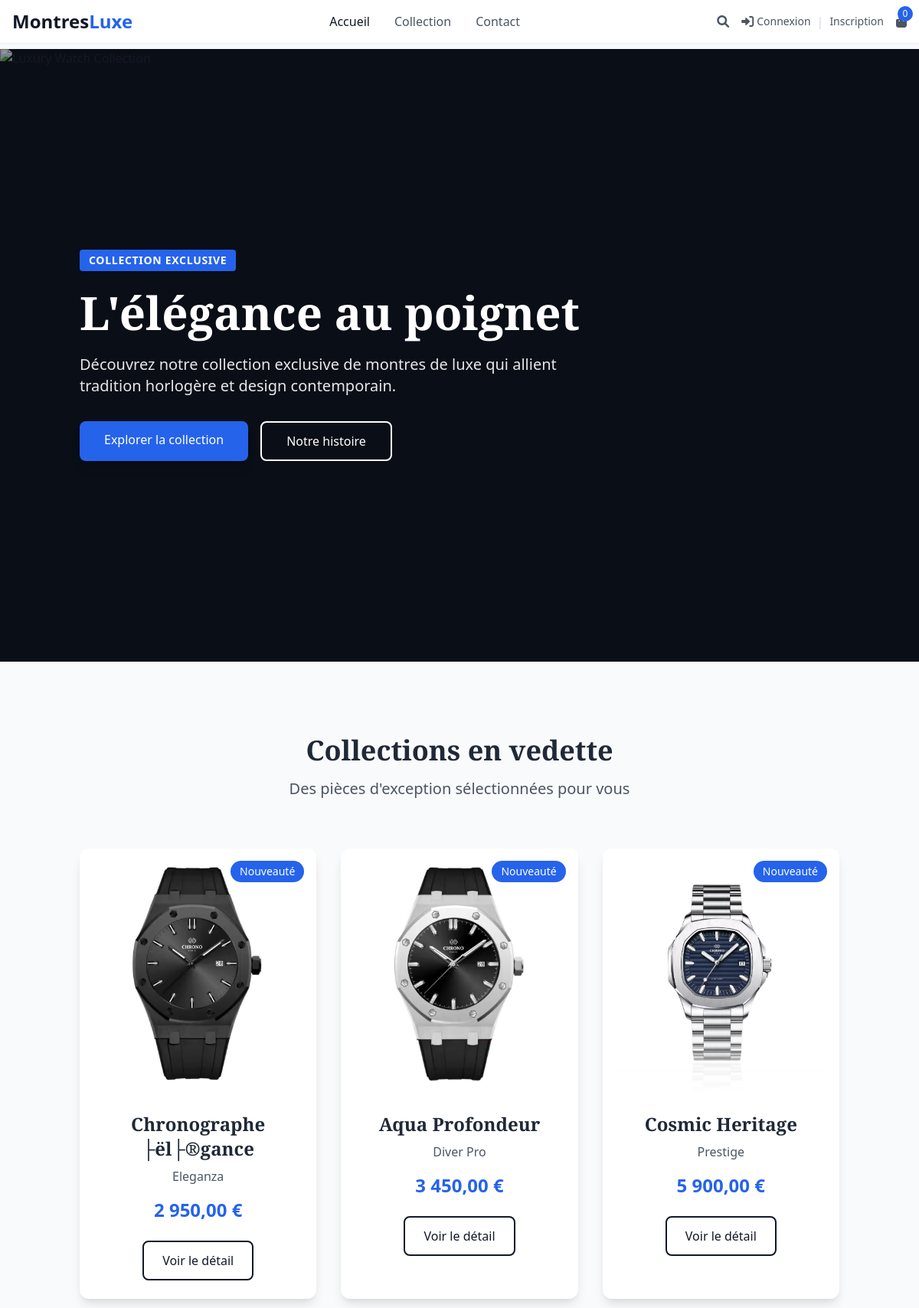
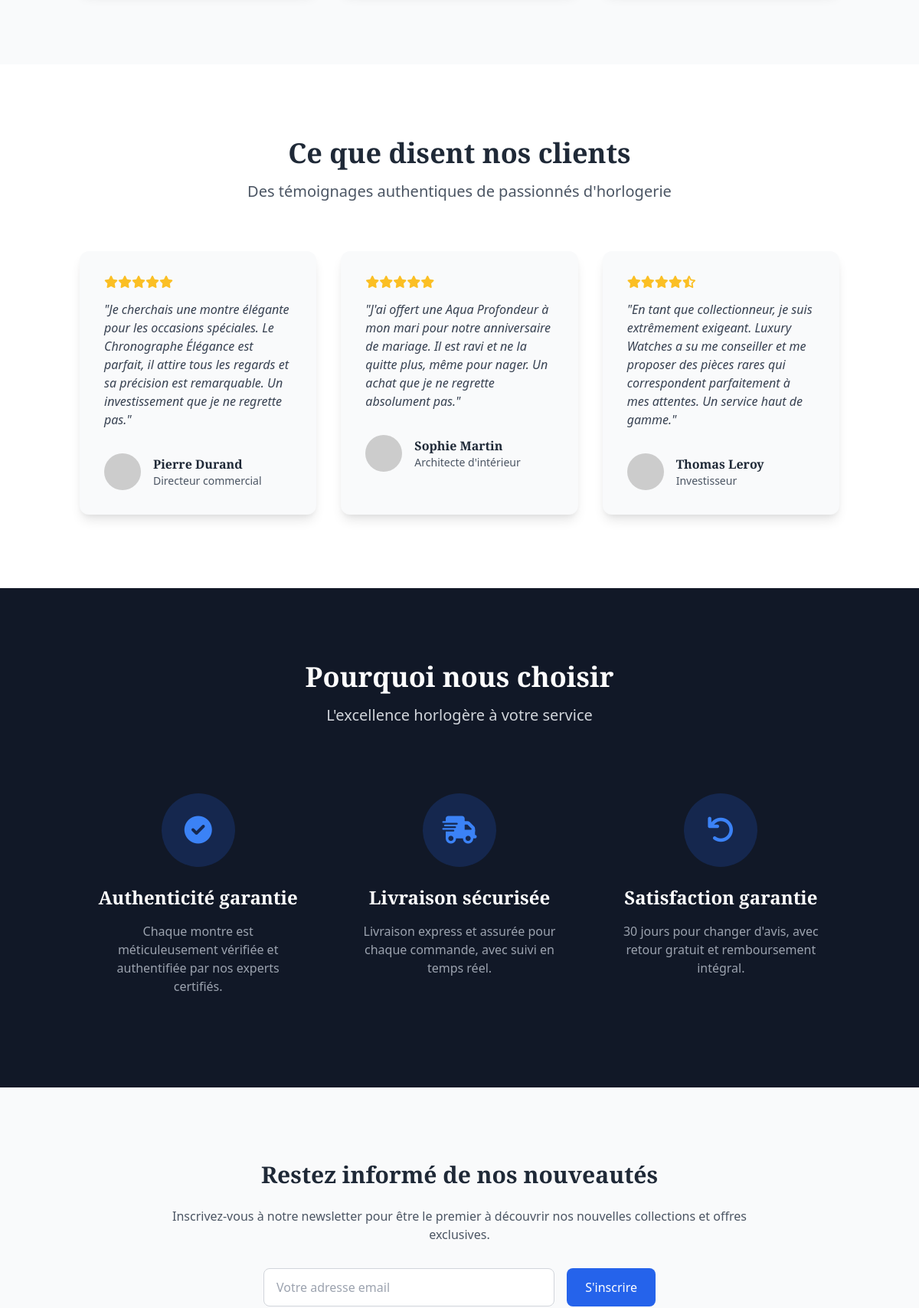
The page / (upper part) on the database its author committed (2 pictures, top to bottom).
### tables this page shows
CREATE TABLE `stock` (
  `id` int NOT NULL AUTO_INCREMENT,
  `id_item` int NOT NULL,
  `quantite` int NOT NULL DEFAULT '0',
  PRIMARY KEY (`id`),
  KEY `id_item` (`id_item`),
  CONSTRAINT `stock_ibfk_1` FOREIGN KEY (`id_item`) REFERENCES `items` (`id`) ON DELETE CASCADE
);

CREATE TABLE `items` (
  `id` int NOT NULL AUTO_INCREMENT,
  `nom` varchar(100) NOT NULL,
  `description` text NOT NULL,
  `prix` decimal(10,2) NOT NULL,
  `image` varchar(255) DEFAULT NULL,
  `date_publication` timestamp NULL DEFAULT CURRENT_TIMESTAMP,
  `marque` varchar(100) DEFAULT NULL,
  `categorie` varchar(100) DEFAULT NULL,
  `caracteristiques` text,
  PRIMARY KEY (`id`)
);

### index.php (the view, shortened to what this page needs)
<!DOCTYPE html>
<html lang="fr">
<head>
    <link href="https://cdnjs.cloudflare.com/ajax/libs/tailwindcss/2.2.19/tailwind.min.css" rel="stylesheet">
    <link rel="stylesheet" href="https://cdnjs.cloudflare.com/ajax/libs/font-awesome/6.4.0/css/all.min.css">
</head>
<body class="antialiased text-gray-800">
    <?php include 'includes/header.php'; ?>
    <section class="relative bg-gray-900">
        <div class="relative h-screen max-h-[800px] overflow-hidden">
            <img src="https://images.unsplash.com/photo-1587836374828-4dbafa94cf0e?ixlib=rb-1.2.1&auto=format&fit=crop&w=1950&q=80"
                 class="absolute inset-0 w-full h-full object-cover object-center" alt="Luxury Watch Collection">
            <div class="absolute inset-0 hero-overlay"></div>
            <div class="container mx-auto px-4 h-full flex items-center relative z-1">
                <div class="max-w-2xl">
                    <span class="inline-block px-3 py-1 bg-blue-600 text-white text-sm font-semibold tracking-wider uppercase mb-6 rounded">Collection Exclusive</span>
                    <h1 class="text-5xl md:text-6xl font-bold text-white leading-tight mb-6">L'élégance au poignet</h1>
                    <p class="text-xl text-white opacity-90 mb-8">Découvrez notre collection exclusive de montres de luxe qui allient tradition horlogère et design contemporain.</p>
                    <div class="flex flex-wrap gap-4">
                        <a href="catalog.php" class="px-8 py-3 bg-blue-600 text-white font-medium rounded-lg hover:bg-blue-700 transition shadow-lg">
                            Explorer la collection
                        </a>
                        <a href="about.php" class="px-8 py-3 bg-transparent border-2 border-white text-white font-medium rounded-lg hover:bg-white hover:text-gray-900 transition">
                            Notre histoire
                        </a>
                    </div>
                </div>
            </div>
        </div>
    </section>
    <section class="py-24 bg-gray-50">
        <div class="container mx-auto px-4">
            <div class="text-center mb-16">
                <h2 class="text-4xl font-bold mb-4">Collections en vedette</h2>
                <p class="text-xl text-gray-600 max-w-3xl mx-auto">Des pièces d'exception sélectionnées pour vous</p>
            </div>
            <div class="grid grid-cols-1 md:grid-cols-2 lg:grid-cols-3 gap-8">
                <?php
                $stmt = $conn->query("SELECT i.*, s.quantite FROM items i
                                      JOIN stock s ON i.id = s.id_item
                                      WHERE s.quantite > 0
                                      ORDER BY i.date_publication DESC LIMIT 3");
                $featured_products = $stmt->fetchAll();
                foreach ($featured_products as $product):
                    $badge_text = "";
                    $badge_color = "";
                    if (strtotime($product['date_publication']) > strtotime('-30 days')) {
                        $badge_text = "Nouveauté";
                        $badge_color = "bg-blue-600";
                    } elseif ($product['prix'] > 3000) {
                        $badge_text = "Premium";
                        $badge_color = "bg-purple-600";
                    } elseif ($product['quantite'] < 5) {
                        $badge_text = "Stock limité";
                        $badge_color = "bg-red-600";
                    } else {
                        $badge_text = "Best-seller";
                        $badge_color = "bg-green-600";
                    }
                ?>
                <div class="bg-white rounded-xl shadow-lg overflow-hidden transition transform hover:-translate-y-2 hover:shadow-xl">
                    <div class="relative">
                        <img src="<?= !empty($product['image']) ? $product['image'] : 'assets/images/placeholder.jpg' ?>"
                             class="w-full h-80 object-cover" alt="<?= htmlspecialchars($product['nom']) ?>">
                        <span class="absolute top-4 right-4 <?= $badge_color ?> text-white px-3 py-1 rounded-full text-sm font-medium">
                            <?= $badge_text ?>
                        </span>
                    </div>
                    <div class="p-6 text-center">
                        <h3 class="text-2xl font-bold mb-2"><?= htmlspecialchars($product['nom']) ?></h3>
                        <p class="text-gray-600 mb-4"><?= htmlspecialchars($product['marque']) ?></p>
                        <p class="text-blue-600 text-2xl font-bold mb-6"><?= number_format($product['prix'], 2, ',', ' ') ?> €</p>
                        <a href="product.php?id=<?= $product['id'] ?>" class="inline-block px-6 py-3 border-2 border-gray-900 text-gray-900 font-medium rounded-lg hover:bg-gray-900 hover:text-white transition">
                            Voir le détail
                        </a>
                    </div>
                </div>
                <?php endforeach; ?>
            </div>
        </div>
    </section>
    <section class="py-24 bg-white">
        <div class="container mx-auto px-4">
            <div class="text-center mb-16">
                <h2 class="text-4xl font-bold mb-4">Ce que disent nos clients</h2>
                <p class="text-xl text-gray-600 max-w-3xl mx-auto">Des témoignages authentiques de passionnés d'horlogerie</p>
            </div>
            <div class="grid grid-cols-1 md:grid-cols-3 gap-8">
                <div class="bg-gray-50 p-8 rounded-xl shadow-lg">
                    <div class="flex text-yellow-400 mb-4">
                        <i class="fas fa-star"></i>
                        <i class="fas fa-star"></i>
                        <i class="fas fa-star"></i>
                        <i class="fas fa-star"></i>
                        <i class="fas fa-star"></i>
                    </div>
                    <p class="text-gray-700 italic mb-8">"Je cherchais une montre élégante pour les occasions spéciales. Le Chronographe Élégance est parfait, il attire tous les regards et sa précision est remarquable. Un investissement que je ne regrette pas."</p>
                    <div class="flex items-center">
                        <img src="https://randomuser.me/api/portraits/men/54.jpg" alt="Client" class="w-12 h-12 rounded-full mr-4">
                        <div>
                            <h4 class="font-bold">Pierre Durand</h4>
                            <p class="text-gray-600 text-sm">Directeur commercial</p>
                        </div>
                    </div>
                </div>
                <div class="bg-gray-50 p-8 rounded-xl shadow-lg">
                    <div class="flex text-yellow-400 mb-4">
                        <i class="fas fa-star"></i>
                        <i class="fas fa-star"></i>
                        <i class="fas fa-star"></i>
                        <i class="fas fa-star"></i>
                        <i class="fas fa-star"></i>
                    </div>
                    <p class="text-gray-700 italic mb-8">"J'ai offert une Aqua Profondeur à mon mari pour notre anniversaire de mariage. Il est ravi et ne la quitte plus, même pour nager. Un achat que je ne regrette absolument pas."</p>
                    <div class="flex items-center">
                        <img src="https://randomuser.me/api/portraits/women/28.jpg" alt="Client" class="w-12 h-12 rounded-full mr-4">
                        <div>
                            <h4 class="font-bold">Sophie Martin</h4>
                            <p class="text-gray-600 text-sm">Architecte d'intérieur</p>
                        </div>
                    </div>
                </div>
                <div class="bg-gray-50 p-8 rounded-xl shadow-lg">
                    <div class="flex text-yellow-400 mb-4">
                        <i class="fas fa-star"></i>
                        <i class="fas fa-star"></i>
                        <i class="fas fa-star"></i>
                        <i class="fas fa-star"></i>
                        <i class="fas fa-star-half-alt"></i>
                    </div>
                    <p class="text-gray-700 italic mb-8">"En tant que collectionneur, je suis extrêmement exigeant. Luxury Watches a su me conseiller et me proposer des pièces rares qui correspondent parfaitement à mes attentes. Un service haut de gamme."</p>
                    <div class="flex items-center">
                        <img src="https://randomuser.me/api/portraits/men/32.jpg" alt="Client" class="w-12 h-12 rounded-full mr-4">
                        <div>
                            <h4 class="font-bold">Thomas Leroy</h4>
                            <p class="text-gray-600 text-sm">Investisseur</p>
                        </div>
                    </div>
                </div>
            </div>
        </div>
    </section>
    <section class="py-24 bg-gray-900 text-white">
        <div class="container mx-auto px-4">
            <div class="text-center mb-16">
                <h2 class="text-4xl font-bold mb-4">Pourquoi nous choisir</h2>
                <p class="text-xl text-gray-300 max-w-3xl mx-auto">L'excellence horlogère à votre service</p>
            </div>
            <div class="grid grid-cols-1 md:grid-cols-3 gap-8 max-w-5xl mx-auto">
                <div class="text-center p-6">
                    <div class="bg-blue-600 bg-opacity-20 rounded-full w-24 h-24 flex items-center justify-center mx-auto mb-6">
                        <i class="fas fa-check-circle text-blue-500 text-4xl"></i>
                    </div>
                    <h3 class="text-2xl font-bold mb-4">Authenticité garantie</h3>
                    <p class="text-gray-400">Chaque montre est méticuleusement vérifiée et authentifiée par nos experts certifiés.</p>
                </div>
                <div class="text-center p-6">
                    <div class="bg-blue-600 bg-opacity-20 rounded-full w-24 h-24 flex items-center justify-center mx-auto mb-6">
                        <i class="fas fa-shipping-fast text-blue-500 text-4xl"></i>
                    </div>
                    <h3 class="text-2xl font-bold mb-4">Livraison sécurisée</h3>
                    <p class="text-gray-400">Livraison express et assurée pour chaque commande, avec suivi en temps réel.</p>
                </div>
                <div class="text-center p-6">
                    <div class="bg-blue-600 bg-opacity-20 rounded-full w-24 h-24 flex items-center justify-center mx-auto mb-6">
                        <i class="fas fa-undo text-blue-500 text-4xl"></i>
                    </div>
                    <h3 class="text-2xl font-bold mb-4">Satisfaction garantie</h3>
                    <p class="text-gray-400">30 jours pour changer d'avis, avec retour gratuit et remboursement intégral.</p>
                </div>
            </div>
        </div>
    </section>
    <section class="py-24 bg-gray-50">
        <div class="container mx-auto px-4">
            <div class="max-w-3xl mx-auto text-center">
                <h2 class="text-3xl font-bold mb-6">Restez informé de nos nouveautés</h2>
                <p class="text-gray-600 mb-8">Inscrivez-vous à notre newsletter pour être le premier à découvrir nos nouvelles collections et offres exclusives.</p>
                <form class="flex flex-col sm:flex-row gap-4 max-w-lg mx-auto">
                    <input type="email" class="flex-grow px-4 py-3 rounded-lg border border-gray-300 focus:ring-2 focus:ring-blue-600 focus:border-blue-600 focus:outline-none" placeholder="Votre adresse email" required>
                    <button type="submit" class="px-6 py-3 bg-blue-600 text-white font-medium rounded-lg hover:bg-blue-700 transition">S'inscrire</button>
                </form>
            </div>
        </div>
    </section>
</body>
</html>

### assets/css/style.css (style rules this page uses)
body { font-family: 'Segoe UI', Tahoma, Geneva, Verdana, sans-serif; background-color: #f8f9fa; }

### index.php (style rules this page uses)
body { font-family: 'Poppins', sans-serif; }
h1, h2, h3, h4, h5, h6 { font-family: 'Playfair Display', serif; }
.transition { transition: all 0.3s ease; }
.hero-overlay { background-color: rgba(0, 0, 0, 0.4); }

### rows shown on the page
stock: id_item.image (picture), id_item.date_publication "Nouveauté", id_item.nom "Chronographe ├ël├®gance", id_item.marque "Eleganza", id_item.prix "2 950,00"
stock: id_item.image (picture), id_item.date_publication "Nouveauté", id_item.nom "Aqua Profondeur", id_item.marque "Diver Pro", id_item.prix "3 450,00"
stock: id_item.image (picture), id_item.date_publication "Nouveauté", id_item.nom "Cosmic Heritage", id_item.marque "Prestige", id_item.prix "5 900,00"

### other values the page prints
$cart_count "0"
